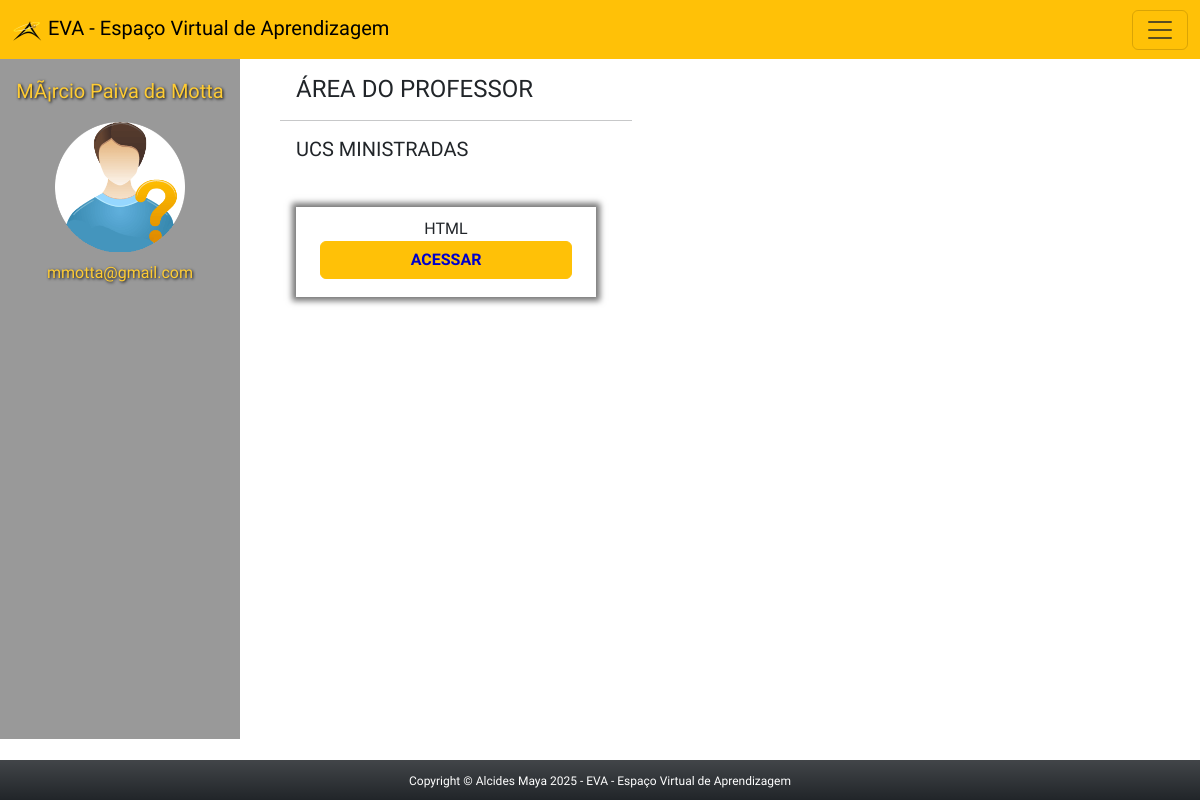
Before: /app/view/acessoProf.php (signed in) with the older database file.
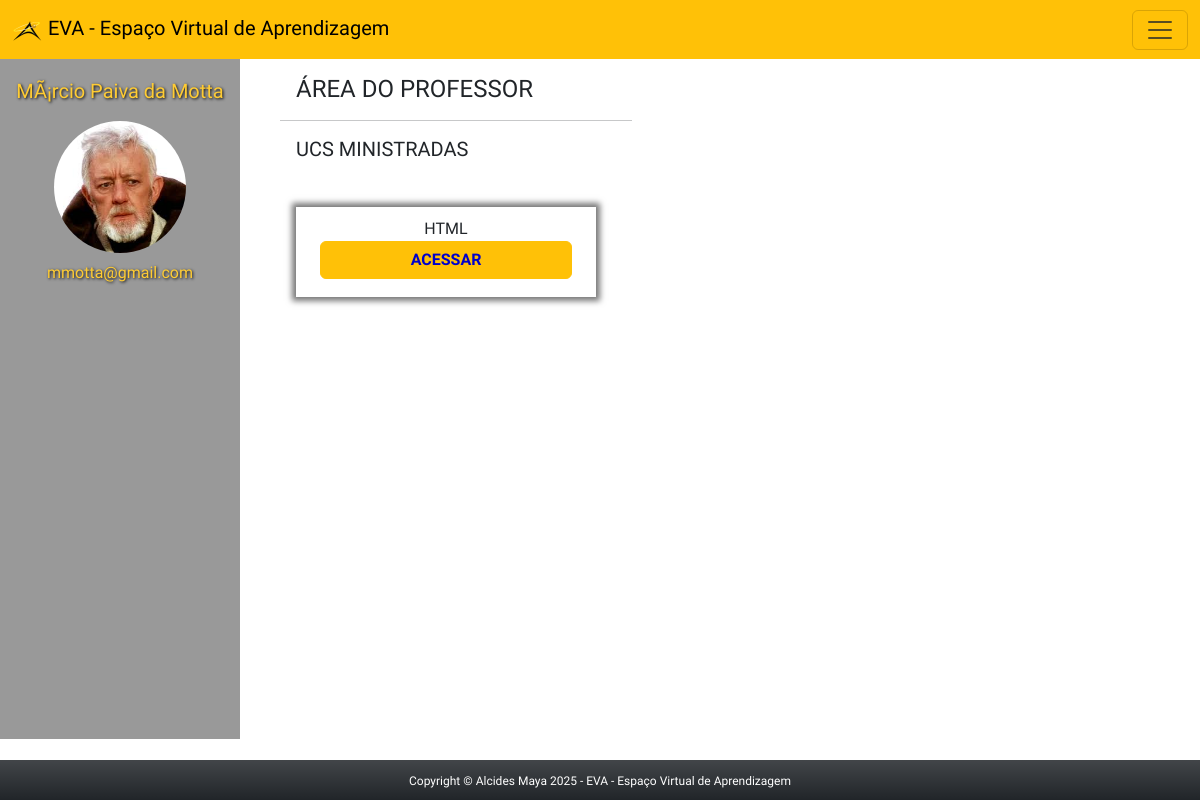
After: the same page with the newer database file.
### tables this page shows
CREATE TABLE `professores` (
  `id_prof` int(11) NOT NULL,
  `nome_prof` varchar(90) NOT NULL,
  `email` varchar(90) NOT NULL,
  `fone` varchar(15) NOT NULL,
  `data_criado` timestamp NOT NULL DEFAULT CURRENT_TIMESTAMP,
  `data_editado` timestamp NOT NULL DEFAULT CURRENT_TIMESTAMP ON UPDATE CURRENT_TIMESTAMP
);

CREATE TABLE `usuarios` (
  `id_usuario` int(11) NOT NULL,
  `username` varchar(30) NOT NULL,
  `senha` varchar(128) DEFAULT 'f1e5bd3b9be312cd33709618fe67ef0a1a76fe118c4fe8b71af5b4bc87a028d2',
  `nivel` tinyint(1) DEFAULT '1',
  `email` varchar(90) NOT NULL,
  `avatar` varchar(128) DEFAULT 'avatar.png',
  `ultimo_login` timestamp NULL DEFAULT NULL,
  `data_criado` timestamp NOT NULL DEFAULT CURRENT_TIMESTAMP,
  `data_editado` timestamp NOT NULL DEFAULT CURRENT_TIMESTAMP ON UPDATE CURRENT_TIMESTAMP
);

### app/config/connect.php (called while the page is built, shortened)
<?php
abstract class Connect {
    private $servidor = 'localhost';
    private $user = 'root';
    private $pass = 'usbw';
    private $banco = 'eva';
    private function connect() {
        $this->conn = new PDO("mysql:host=$this->servidor;dbname=$this->banco", $this->user, $this->pass);
    }
}
?>

### app/model/professor.php (called while the page is built, shortened)
<?php
require_once '../config/connect.php';
class Professor extends Connect {
    private $tabela = 'professores';
    public function consultarProfessorEmail($email) {
        $sql = "SELECT p.id_prof, p.nome_prof, p.email, p.fone, u.avatar, u.ultimo_login
                FROM $this->tabela AS p
                LEFT JOIN usuarios AS u ON p.email = u.email
                WHERE p.email = :email";
        $stmt = $this->conn->prepare($sql);
        $stmt->bindParam(':email', $email, PDO::PARAM_STR);
        $stmt->execute();
        $result = $stmt->fetchAll(PDO::FETCH_ASSOC);
        return $result;
    }
}
?>

### app/view/acessoProf.php (the view, shortened to what this page needs)
<?php
        if(isset($_SESSION['logado']) && $_SESSION['logado'] == true && $_SESSION['nivel'] >= 1 ){
			$email = $_SESSION['email'];
?>
<!DOCTYPE html>
<html lang="pt-br">
<head>
    <link rel="stylesheet" href="css/style.css">
</head>
<body>
    <div class="container-full">
	<?php require_once 'headerAdmin.php'; ?>
        <section class="main">
			<section class="flex">
				<aside class="info">
					<?php
						require_once '../controller/professorController.php';
						$professor = new Professor();
						$consulta = $professor->consultarProfessorEmail($email);
						foreach($consulta as $linha){
							$nome = $linha['nome_prof'];
							$email = $linha['email'];
							$avatar = $linha['avatar'];
					?>
					<h5><?=$nome ?></h5>
					<img class="avatar" src="../../public/img/avatar/<?=$avatar ?>" alt="avatar do usuário" />
					<h6><?=$email ?></h6>
					<?php
						}
					?>
				</aside>
				<div class="disciplinas">
				<h4 class="m-3">ÁREA DO PROFESSOR</h4>
				<hr>
				<h5 class="m-3">UCS MINISTRADAS</h5>
					<div class="m-3">
						<figure class="ucs">
									HTML
							<figcaption>
								<button class="btn btn-warning uc">ACESSAR</button>
							</figcaption>
						</figure>
					</div>
				</div>
			</section>
        </section>
		<?php require_once 'footer.php'; ?>
    </div>
</body>
</html>
<?php
    }else{
        header('Location: ../index.php');
    }
?>

### app/view/headerAdmin.php (shortened to what this page needs)
<header>
<nav class="navbar bg-warning sticky-top eva-menu">
        <div class="container-fluid">
          <a class="navbar-brand" href="#">
            <img src="../../public/img/logo.png" alt="Logo" height="30" class="d-inline-block align-text-top">
            EVA - Espaço Virtual de Aprendizagem
          </a>
          <button class="navbar-toggler" type="button" data-bs-toggle="offcanvas" data-bs-target="#offcanvasDarkNavbar" aria-controls="offcanvasDarkNavbar" aria-label="Toggle navigation">
            <span class="navbar-toggler-icon bar"></span>
          </button>
        </div>
      </nav>
</header>

### app/view/footer.php
<footer class="fixed-bottom bg-dark bg-gradient text-center text-white pt-2 pb-2">
        <span class="foot">Copyright &copy Alcides Maya 2025 - EVA - Espaço Virtual de Aprendizagem</span>
</footer>

### app/view/css/style.css (style rules this page uses)
body, * { font-family: 'Saira', sans-serif; font-optical-sizing: auto; font-style: normal; }
.flex { display: flex; }
.info { margin-right: 40px; text-align: center; width: 240px; height: 85vh; background-color: #999; color: #fff; padding: 20px 10px; }
.info h5, .info h6 { text-align: center; color: #fC3; text-shadow: 1px 1px 3px #000; }
.info img { width: 60%; margin: 10px; }
.ucs { width: 300px; display: inline-block; margin: 30px 20px 0 0; padding: 10px; box-shadow: 0px 0px 6px 4px #777; text-align: center; }
.uc { width: 90%; color: #00C; font-weight: 700; margin-bottom: 8px; }
.foot { font-size: 12px; }
.avatar { border-radius: 50%; }

Changed rows visible on the page:
changed through a linked row, professores "MÃ¡rcio Paiva da Motta": usuarios.avatar: picture added in place of a placeholder
